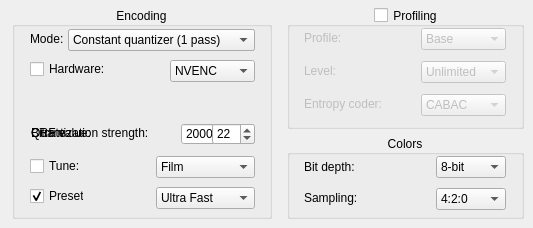
        <widget class="QWidget" name="Main264Tab">
         <attribute name="title">
          <string>Main</string>
         </attribute>
         <widget class="QGroupBox" name="EncodingSetting264GB">
          <property name="geometry">
           <rect>
            <x>12</x>
            <y>7</y>
            <width>260</width>
            <height>212</height>
           </rect>
          </property>
          <property name="title">
           <string>Encoding</string>
          </property>
          <property name="alignment">
           <set>Qt::AlignCenter</set>
          </property>
          <widget class="QLabel" name="EncodeMode264Label">
           <property name="geometry">
            <rect>
             <x>18</x>
             <y>24</y>
             <width>39</width>
             <height>16</height>
            </rect>
           </property>
           <property name="text">
            <string>Mode:</string>
           </property>
          </widget>
          <widget class="QComboBox" name="EncodeMode264DD">
           <property name="geometry">
            <rect>
             <x>56</x>
             <y>22</y>
             <width>187</width>
             <height>22</height>
            </rect>
           </property>
           <property name="toolTip">
            <string>&lt;html&gt;&lt;head/&gt;&lt;body&gt;&lt;p&gt;The encoding mode to use. Recommended: Constant rate factor.&lt;/p&gt;&lt;/body&gt;&lt;/html&gt;</string>
           </property>
           <item>
            <property name="text">
             <string>Constant rate factor (1 pass)</string>
            </property>
           </item>
           <item>
            <property name="text">
             <string>Average bitrate (1 pass)</string>
            </property>
           </item>
           <item>
            <property name="text">
             <string>Target bitrate (2 pass)</string>
            </property>
           </item>
           <item>
            <property name="text">
             <string>Constant quantizer (1 pass)</string>
            </property>
           </item>
          </widget>
          <widget class="QCheckBox" name="Hardware264CB">
           <property name="geometry">
            <rect>
             <x>18</x>
             <y>52</y>
             <width>75</width>
             <height>20</height>
            </rect>
           </property>
           <property name="toolTip">
            <string>&lt;html&gt;&lt;head/&gt;&lt;body&gt;&lt;p&gt;Enables GPU hardware encoding for faster video encoding.&lt;/p&gt;&lt;/body&gt;&lt;/html&gt;</string>
           </property>
           <property name="text">
            <string>Hardware:</string>
           </property>
          </widget>
          <widget class="QComboBox" name="Hardware264DD">
           <property name="geometry">
            <rect>
             <x>158</x>
             <y>53</y>
             <width>85</width>
             <height>22</height>
            </rect>
           </property>
           <property name="toolTip">
            <string>&lt;html&gt;&lt;head/&gt;&lt;body&gt;&lt;p&gt;The GPU hardware encoder to use.&lt;/p&gt;&lt;/body&gt;&lt;/html&gt;</string>
           </property>
           <item>
            <property name="text">
             <string>NVENC</string>
            </property>
           </item>
           <item>
            <property name="text">
             <string>QuickSync</string>
            </property>
           </item>
           <item>
            <property name="text">
             <string>AMF</string>
            </property>
           </item>
          </widget>
          <widget class="QDoubleSpinBox" name="Bitrate264NUD">
           <property name="geometry">
            <rect>
             <x>169</x>
             <y>116</y>
             <width>74</width>
             <height>22</height>
            </rect>
           </property>
           <property name="toolTip">
            <string>&lt;html&gt;&lt;head/&gt;&lt;body&gt;&lt;p&gt;The output bitrate of the video.&lt;/p&gt;&lt;/body&gt;&lt;/html&gt;</string>
           </property>
           <property name="decimals">
            <number>0</number>
           </property>
           <property name="maximum">
            <double>80000.000000000000000</double>
           </property>
           <property name="value">
            <double>2000.000000000000000</double>
           </property>
          </widget>
          <widget class="QCheckBox" name="Tune264CB">
           <property name="geometry">
            <rect>
             <x>18</x>
             <y>149</y>
             <width>59</width>
             <height>20</height>
            </rect>
           </property>
           <property name="toolTip">
            <string>&lt;html&gt;&lt;head/&gt;&lt;body&gt;&lt;p&gt;Enables the video tuning selection.&lt;/p&gt;&lt;/body&gt;&lt;/html&gt;</string>
           </property>
           <property name="text">
            <string>Tune:</string>
           </property>
          </widget>
          <widget class="QComboBox" name="Tune264DD">
           <property name="geometry">
            <rect>
             <x>144</x>
             <y>149</y>
             <width>99</width>
             <height>22</height>
            </rect>
           </property>
           <property name="toolTip">
            <string>&lt;html&gt;&lt;head/&gt;&lt;body&gt;&lt;p&gt;The video tuning to use. Set this to the type of source video you have.&lt;/p&gt;&lt;/body&gt;&lt;/html&gt;</string>
           </property>
           <item>
            <property name="text">
             <string>Film</string>
            </property>
           </item>
           <item>
            <property name="text">
             <string>Animation</string>
            </property>
           </item>
           <item>
            <property name="text">
             <string>Grain</string>
            </property>
           </item>
           <item>
            <property name="text">
             <string>Still Image</string>
            </property>
           </item>
           <item>
            <property name="text">
             <string>Fast Decode</string>
            </property>
           </item>
           <item>
            <property name="text">
             <string>Zero Latency</string>
            </property>
           </item>
           <item>
            <property name="text">
             <string>PSNR</string>
            </property>
           </item>
           <item>
            <property name="text">
             <string>SSIM</string>
            </property>
           </item>
          </widget>
          <widget class="QCheckBox" name="Preset264CB">
           <property name="geometry">
            <rect>
             <x>18</x>
             <y>179</y>
             <width>54</width>
             <height>20</height>
            </rect>
           </property>
           <property name="toolTip">
            <string>&lt;html&gt;&lt;head/&gt;&lt;body&gt;&lt;p&gt;Enables the CPU preset selection.&lt;/p&gt;&lt;/body&gt;&lt;/html&gt;</string>
           </property>
           <property name="text">
            <string>Preset:</string>
           </property>
           <property name="checked">
            <bool>true</bool>
           </property>
          </widget>
          <widget class="QComboBox" name="Preset264DD">
           <property name="geometry">
            <rect>
             <x>144</x>
             <y>180</y>
             <width>99</width>
             <height>22</height>
            </rect>
           </property>
           <property name="toolTip">
            <string>&lt;html&gt;&lt;head/&gt;&lt;body&gt;&lt;p&gt;The GPU preset to use. Recommended: Slow.&lt;/p&gt;&lt;/body&gt;&lt;/html&gt;</string>
           </property>
           <item>
            <property name="text">
             <string>Ultra Fast</string>
            </property>
           </item>
           <item>
            <property name="text">
             <string>Super Fast</string>
            </property>
           </item>
           <item>
            <property name="text">
             <string>Very Fast</string>
            </property>
           </item>
           <item>
            <property name="text">
             <string>Faster</string>
            </property>
           </item>
           <item>
            <property name="text">
             <string>Fast</string>
            </property>
           </item>
           <item>
            <property name="text">
             <string>Medium</string>
            </property>
           </item>
           <item>
            <property name="text">
             <string>Slow</string>
            </property>
           </item>
           <item>
            <property name="text">
             <string>Slower</string>
            </property>
           </item>
           <item>
            <property name="text">
             <string>Very slow</string>
            </property>
           </item>
           <item>
            <property name="text">
             <string>Placebo</string>
            </property>
           </item>
          </widget>
          <widget class="QLabel" name="Quantizer264Label">
           <property name="geometry">
            <rect>
             <x>19</x>
             <y>118</y>
             <width>125</width>
             <height>16</height>
            </rect>
           </property>
           <property name="text">
            <string>Quantization strength:</string>
           </property>
          </widget>
          <widget class="QSpinBox" name="Quantizer264NUD">
           <property name="geometry">
            <rect>
             <x>200</x>
             <y>116</y>
             <width>43</width>
             <height>22</height>
            </rect>
           </property>
           <property name="toolTip">
            <string>&lt;html&gt;&lt;head/&gt;&lt;body&gt;&lt;p&gt;The constant quantizer stregnth to use. Recommended: 17.&lt;/p&gt;&lt;/body&gt;&lt;/html&gt;</string>
           </property>
           <property name="maximum">
            <number>51</number>
           </property>
           <property name="value">
            <number>22</number>
           </property>
          </widget>
          <widget class="QSpinBox" name="CRFValue264NUD">
           <property name="geometry">
            <rect>
             <x>200</x>
             <y>116</y>
             <width>43</width>
             <height>22</height>
            </rect>
           </property>
           <property name="toolTip">
            <string>&lt;html&gt;&lt;head/&gt;&lt;body&gt;&lt;p&gt;The constant rate factor value to use. Recommended: 17.&lt;/p&gt;&lt;/body&gt;&lt;/html&gt;</string>
           </property>
           <property name="maximum">
            <number>51</number>
           </property>
           <property name="value">
            <number>22</number>
           </property>
          </widget>
          <widget class="QLabel" name="CRFValueLabel">
           <property name="geometry">
            <rect>
             <x>19</x>
             <y>118</y>
             <width>79</width>
             <height>16</height>
            </rect>
           </property>
           <property name="text">
            <string>CRF value:</string>
           </property>
          </widget>
          <widget class="QComboBox" name="EncodeMode264HWDD">
           <property name="geometry">
            <rect>
             <x>56</x>
             <y>22</y>
             <width>187</width>
             <height>22</height>
            </rect>
           </property>
           <property name="toolTip">
            <string>&lt;html&gt;&lt;head/&gt;&lt;body&gt;&lt;p&gt;The encoding mode to use. Recommended: Constant quantizer.&lt;/p&gt;&lt;/body&gt;&lt;/html&gt;</string>
           </property>
           <item>
            <property name="text">
             <string>Constant quantizer (1 pass)</string>
            </property>
           </item>
           <item>
            <property name="text">
             <string>Average bitrate (1 pass)</string>
            </property>
           </item>
           <item>
            <property name="text">
             <string>Target bitrate (2 pass)</string>
            </property>
           </item>
          </widget>
          <widget class="QLabel" name="Bitrate264Label">
           <property name="geometry">
            <rect>
             <x>19</x>
             <y>118</y>
             <width>68</width>
             <height>16</height>
            </rect>
           </property>
           <property name="text">
            <string>Bitrate:</string>
           </property>
          </widget>
         </widget>
         <widget class="QGroupBox" name="Profile264GB">
          <property name="geometry">
           <rect>
            <x>287</x>
            <y>7</y>
            <width>237</width>
            <height>122</height>
           </rect>
          </property>
          <property name="toolTip">
           <string>&lt;html&gt;&lt;head/&gt;&lt;body&gt;&lt;p&gt;Enables the AVC profiling.&lt;/p&gt;&lt;/body&gt;&lt;/html&gt;</string>
          </property>
          <property name="title">
           <string>Profiling</string>
          </property>
          <property name="alignment">
           <set>Qt::AlignCenter</set>
          </property>
          <property name="checkable">
           <bool>true</bool>
          </property>
          <property name="checked">
           <bool>false</bool>
          </property>
          <widget class="QLabel" name="Profile264Label">
           <property name="geometry">
            <rect>
             <x>17</x>
             <y>21</y>
             <width>45</width>
             <height>20</height>
            </rect>
           </property>
           <property name="text">
            <string>Profile:</string>
           </property>
          </widget>
          <widget class="QComboBox" name="Profile264DD">
           <property name="geometry">
            <rect>
             <x>134</x>
             <y>21</y>
             <width>85</width>
             <height>22</height>
            </rect>
           </property>
           <property name="toolTip">
            <string>&lt;html&gt;&lt;head/&gt;&lt;body&gt;&lt;p&gt;The profile tier to use. Set this according to the resolution/frame rate of the source video.&lt;/p&gt;&lt;/body&gt;&lt;/html&gt;</string>
           </property>
           <item>
            <property name="text">
             <string>Base</string>
            </property>
           </item>
           <item>
            <property name="text">
             <string>Main</string>
            </property>
           </item>
           <item>
            <property name="text">
             <string>High</string>
            </property>
           </item>
           <item>
            <property name="text">
             <string>High 10</string>
            </property>
           </item>
           <item>
            <property name="text">
             <string>High 4:2:2</string>
            </property>
           </item>
          </widget>
          <widget class="QLabel" name="Level264Label">
           <property name="geometry">
            <rect>
             <x>17</x>
             <y>54</y>
             <width>50</width>
             <height>20</height>
            </rect>
           </property>
           <property name="text">
            <string>Level:</string>
           </property>
          </widget>
          <widget class="QComboBox" name="Level264DD">
           <property name="geometry">
            <rect>
             <x>134</x>
             <y>54</y>
             <width>85</width>
             <height>22</height>
            </rect>
           </property>
           <property name="toolTip">
            <string>&lt;html&gt;&lt;head/&gt;&lt;body&gt;&lt;p&gt;The level for the AVC profile. Use higher values for high frame rate/resolution videos.&lt;/p&gt;&lt;/body&gt;&lt;/html&gt;</string>
           </property>
           <item>
            <property name="text">
             <string>Unlimited</string>
            </property>
           </item>
           <item>
            <property name="text">
             <string>5.2</string>
            </property>
           </item>
           <item>
            <property name="text">
             <string>5.1</string>
            </property>
           </item>
           <item>
            <property name="text">
             <string>5.0</string>
            </property>
           </item>
           <item>
            <property name="text">
             <string>4.2</string>
            </property>
           </item>
           <item>
            <property name="text">
             <string>4.1</string>
            </property>
           </item>
           <item>
            <property name="text">
             <string>4.0</string>
            </property>
           </item>
           <item>
            <property name="text">
             <string>3.2</string>
            </property>
           </item>
           <item>
            <property name="text">
             <string>3.1</string>
            </property>
           </item>
           <item>
            <property name="text">
             <string>3.0</string>
            </property>
           </item>
           <item>
            <property name="text">
             <string>2.2</string>
            </property>
           </item>
           <item>
            <property name="text">
             <string>2.1</string>
            </property>
           </item>
           <item>
            <property name="text">
             <string>2.0</string>
            </property>
           </item>
           <item>
            <property name="text">
             <string>1.3</string>
            </property>
           </item>
           <item>
            <property name="text">
             <string>1.2</string>
            </property>
           </item>
           <item>
            <property name="text">
             <string>1.1</string>
            </property>
           </item>
           <item>
            <property name="text">
             <string>1b</string>
            </property>
           </item>
           <item>
            <property name="text">
             <string>1.0</string>
            </property>
           </item>
          </widget>
          <widget class="QLabel" name="EntropyCode264Label">
           <property name="geometry">
            <rect>
             <x>17</x>
             <y>87</y>
             <width>86</width>
             <height>20</height>
            </rect>
           </property>
           <property name="text">
            <string>Entropy coder:</string>
           </property>
          </widget>
          <widget class="QComboBox" name="EntropyCode264DD">
           <property name="geometry">
            <rect>
             <x>134</x>
             <y>87</y>
             <width>85</width>
             <height>22</height>
            </rect>
           </property>
           <property name="toolTip">
            <string>&lt;html&gt;&lt;head/&gt;&lt;body&gt;&lt;p&gt;Sets the entropy coder to use. Recommended: CABAC.&lt;/p&gt;&lt;/body&gt;&lt;/html&gt;</string>
           </property>
           <item>
            <property name="text">
             <string>CABAC</string>
            </property>
           </item>
           <item>
            <property name="text">
             <string>CAVLC</string>
            </property>
           </item>
          </widget>
         </widget>
         <widget class="QGroupBox" name="Colors264GB">
          <property name="geometry">
           <rect>
            <x>287</x>
            <y>135</y>
            <width>237</width>
            <height>84</height>
           </rect>
          </property>
          <property name="title">
           <string>Colors</string>
          </property>
          <property name="alignment">
           <set>Qt::AlignCenter</set>
          </property>
          <property name="checkable">
           <bool>false</bool>
          </property>
          <property name="checked">
           <bool>false</bool>
          </property>
          <widget class="QLabel" name="BitDepth264Label">
           <property name="geometry">
            <rect>
             <x>17</x>
             <y>22</y>
             <width>55</width>
             <height>20</height>
            </rect>
           </property>
           <property name="text">
            <string>Bit depth:</string>
           </property>
          </widget>
          <widget class="QComboBox" name="BitDepth264DD">
           <property name="geometry">
            <rect>
             <x>149</x>
             <y>21</y>
             <width>70</width>
             <height>22</height>
            </rect>
           </property>
           <property name="toolTip">
            <string>&lt;html&gt;&lt;head/&gt;&lt;body&gt;&lt;p&gt;Sets the output video color depth.&lt;/p&gt;&lt;/body&gt;&lt;/html&gt;</string>
           </property>
           <item>
            <property name="text">
             <string>8-bit</string>
            </property>
           </item>
           <item>
            <property name="text">
             <string>10-bit</string>
            </property>
           </item>
          </widget>
          <widget class="QLabel" name="Space264Label">
           <property name="geometry">
            <rect>
             <x>17</x>
             <y>53</y>
             <width>94</width>
             <height>20</height>
            </rect>
           </property>
           <property name="text">
            <string>Sampling:</string>
           </property>
          </widget>
          <widget class="QComboBox" name="ColorSpace264DD">
           <property name="geometry">
            <rect>
             <x>149</x>
             <y>53</y>
             <width>70</width>
             <height>22</height>
            </rect>
           </property>
           <property name="toolTip">
            <string>&lt;html&gt;&lt;head/&gt;&lt;body&gt;&lt;p&gt;Sets the output video color sampling.&lt;/p&gt;&lt;/body&gt;&lt;/html&gt;</string>
           </property>
           <item>
            <property name="text">
             <string>4:2:0</string>
            </property>
           </item>
           <item>
            <property name="text">
             <string>4:2:2</string>
            </property>
           </item>
          </widget>
         </widget>
        </widget>
